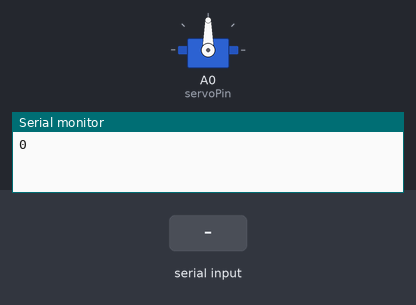
Simulated run of this sketch. Board: Arduino Uno, built with avr-gcc and run on an emulated ATmega328P. Shown: servo, the last lines printed to the serial monitor. The inputs (shaded band) are chosen by the test bench.

Above: at 1.2 s.
1.3 s: "1\n" received over Serial
At 1.8 s:
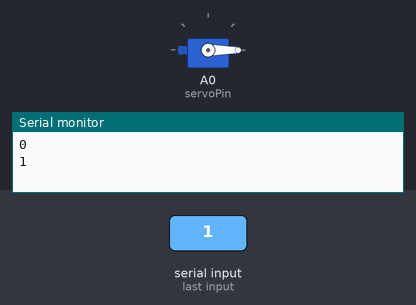
Timing chart, 0 to 4.3 s (numbered marks = the images above; inputs shaded):
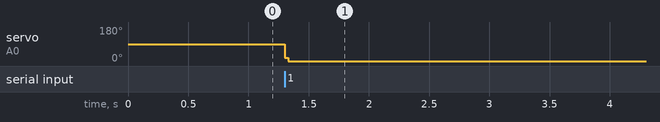

Measured:
- after the input at 1.3 s, servo on A0 (servoPin): 90° → 0° at once

The sketch:

control_base.ino
```cpp
#include<Servo.h>
int pos=0;
int servoPin=A0;
int servoDelay=0;
int c;
Servo myPointer;
void setup() {
  // put your setup code here, to run once:
Serial.begin(9600);
myPointer.attach(servoPin);
}

void loop() {
  // put your main code here, to run repeatedly:
c=Serial.parseInt();
Serial.println(c);
switch(c)
{
  case 1:for(pos=5;pos<=170;pos=pos+1) //up
         {
           myPointer.write(pos);
           delay(servoDelay);
         }
  case 2:for(pos=170;pos>-5;pos=pos-1) //down
         {
          myPointer.write(pos);
          delay(servoDelay);
         }
   default:;
}
}
```
